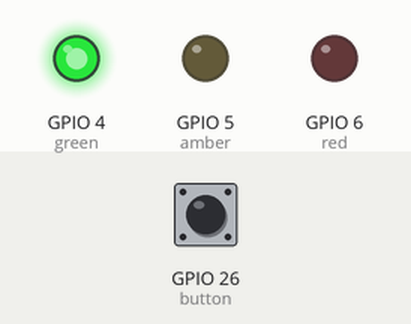
Bench run of a program on a simulated Raspberry Pi (BCM pin numbers). On the bench: output pins drawn as LEDs (lit = HIGH). The inputs (shaded band) are chosen by the test bench; at power-on: GPIO 26 (button) HIGH.

Above: at 1.2 s.
1.3 s: GPIO 26 (button) pulled LOW for 0.15 s
At 1.6 s:
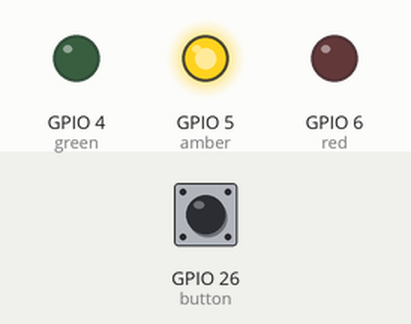
At 3.6 s:
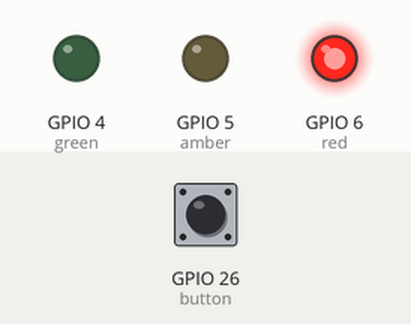
Timing chart, 0 to 13.8 s (numbered marks = the images above; inputs shaded):
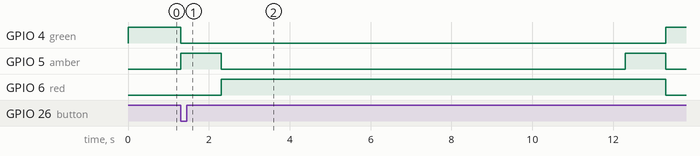

Measured:
- after the input at 1.3 s, GPIO 4 (green): HIGH → LOW at once, → HIGH 12.0 s later; GPIO 5 (amber): alternates HIGH for 1.0 s and LOW for 10.0 s, starting at once; GPIO 6 (red): LOW → HIGH after 1.0 s, → LOW 11.0 s later

The program:

sequence.py
```python
# Traffic Lights Sequence (UK Standard)
from gpiozero import TrafficLights, Button
from time import sleep

lights = TrafficLights(6, 5, 4)
button = Button(26)

lights.green.on()
while True:
  button.wait_for_press()
  lights.green.off()
  lights.amber.on()
  sleep(1)
  lights.amber.off()
  lights.red.on()
  sleep(10)
  lights.amber.on()
  sleep(1)
  lights.green.on()
  lights.amber.off()
  lights.red.off()
```
